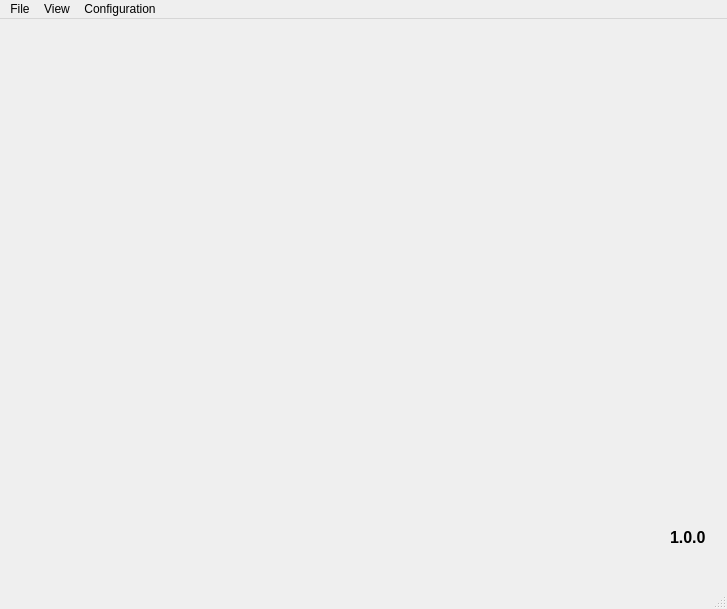
<?xml version="1.0" encoding="UTF-8"?>
<ui version="4.0">
 <class>MainWindow</class>
 <widget class="QMainWindow" name="MainWindow">
  <property name="geometry">
   <rect>
    <x>0</x>
    <y>0</y>
    <width>727</width>
    <height>609</height>
   </rect>
  </property>
  <property name="palette">
   <palette>
    <active>
     <colorrole role="ToolTipBase">
      <brush brushstyle="SolidPattern">
       <color alpha="255">
        <red>0</red>
        <green>0</green>
        <blue>0</blue>
       </color>
      </brush>
     </colorrole>
     <colorrole role="ToolTipText">
      <brush brushstyle="SolidPattern">
       <color alpha="255">
        <red>255</red>
        <green>255</green>
        <blue>255</blue>
       </color>
      </brush>
     </colorrole>
    </active>
    <inactive>
     <colorrole role="ToolTipBase">
      <brush brushstyle="SolidPattern">
       <color alpha="255">
        <red>0</red>
        <green>0</green>
        <blue>0</blue>
       </color>
      </brush>
     </colorrole>
     <colorrole role="ToolTipText">
      <brush brushstyle="SolidPattern">
       <color alpha="255">
        <red>255</red>
        <green>255</green>
        <blue>255</blue>
       </color>
      </brush>
     </colorrole>
    </inactive>
    <disabled>
     <colorrole role="ToolTipBase">
      <brush brushstyle="SolidPattern">
       <color alpha="255">
        <red>0</red>
        <green>0</green>
        <blue>0</blue>
       </color>
      </brush>
     </colorrole>
     <colorrole role="ToolTipText">
      <brush brushstyle="SolidPattern">
       <color alpha="255">
        <red>255</red>
        <green>255</green>
        <blue>255</blue>
       </color>
      </brush>
     </colorrole>
    </disabled>
   </palette>
  </property>
  <property name="windowTitle">
   <string>MainWindow</string>
  </property>
  <widget class="QWidget" name="centralwidget">
   <widget class="QStackedWidget" name="stackedWidget">
    <property name="geometry">
     <rect>
      <x>0</x>
      <y>0</y>
      <width>731</width>
      <height>551</height>
     </rect>
    </property>
    <property name="autoFillBackground">
     <bool>false</bool>
    </property>
    <widget class="QWidget" name="page">
     <widget class="QLabel" name="lbl_version">
      <property name="geometry">
       <rect>
        <x>670</x>
        <y>510</y>
        <width>41</width>
        <height>16</height>
       </rect>
      </property>
      <property name="font">
       <font>
        <pointsize>12</pointsize>
        <italic>false</italic>
        <bold>true</bold>
        <kerning>false</kerning>
       </font>
      </property>
      <property name="cursor">
       <cursorShape>PointingHandCursor</cursorShape>
      </property>
      <property name="text">
       <string>1.0.0</string>
      </property>
     </widget>
    </widget>
    <widget class="QWidget" name="page_2"/>
   </widget>
  </widget>
  <widget class="QMenuBar" name="menubar">
   <property name="geometry">
    <rect>
     <x>0</x>
     <y>0</y>
     <width>727</width>
     <height>22</height>
    </rect>
   </property>
   <widget class="QMenu" name="menu_file">
    <property name="title">
     <string>File</string>
    </property>
    <addaction name="action_signout"/>
    <addaction name="action_exit"/>
   </widget>
   <widget class="QMenu" name="menu_view">
    <property name="title">
     <string>View</string>
    </property>
    <widget class="QMenu" name="menu_logs">
     <property name="title">
      <string>Logs</string>
     </property>
     <addaction name="actionInfo"/>
     <addaction name="actionDebug"/>
    </widget>
    <addaction name="menu_logs"/>
   </widget>
   <widget class="QMenu" name="menu_configuration">
    <property name="title">
     <string>Configuration</string>
    </property>
    <widget class="QMenu" name="menu_language">
     <property name="title">
      <string>Language</string>
     </property>
     <addaction name="action_english"/>
     <addaction name="action_spanish"/>
    </widget>
    <addaction name="action_crendentials"/>
    <addaction name="menu_language"/>
   </widget>
   <addaction name="menu_file"/>
   <addaction name="menu_view"/>
   <addaction name="menu_configuration"/>
  </widget>
  <widget class="QStatusBar" name="statusbar"/>
  <action name="action_exit">
   <property name="text">
    <string>Exit</string>
   </property>
  </action>
  <action name="actionInfo">
   <property name="checkable">
    <bool>true</bool>
   </property>
   <property name="checked">
    <bool>true</bool>
   </property>
   <property name="text">
    <string>Info</string>
   </property>
  </action>
  <action name="actionDebug">
   <property name="checkable">
    <bool>true</bool>
   </property>
   <property name="checked">
    <bool>true</bool>
   </property>
   <property name="text">
    <string>Debug</string>
   </property>
  </action>
  <action name="action_crendentials">
   <property name="text">
    <string>Crendentials</string>
   </property>
  </action>
  <action name="action_signout">
   <property name="text">
    <string>Sign out</string>
   </property>
  </action>
  <action name="action_english">
   <property name="checkable">
    <bool>true</bool>
   </property>
   <property name="text">
    <string>English</string>
   </property>
  </action>
  <action name="action_spanish">
   <property name="checkable">
    <bool>true</bool>
   </property>
   <property name="text">
    <string>Spanish</string>
   </property>
  </action>
 </widget>
 <resources/>
 <connections/>
</ui>
